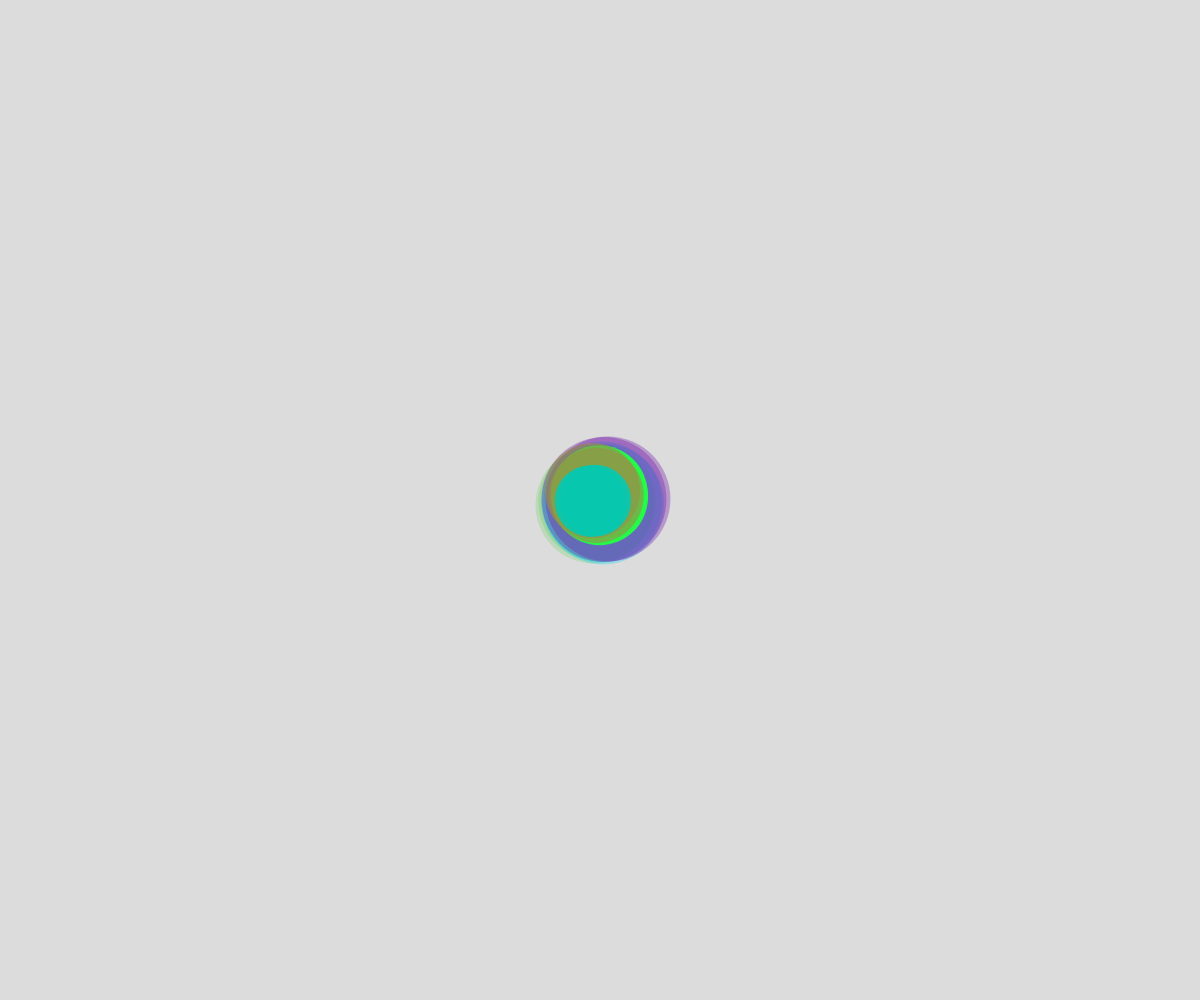
Frame 1 (no input)
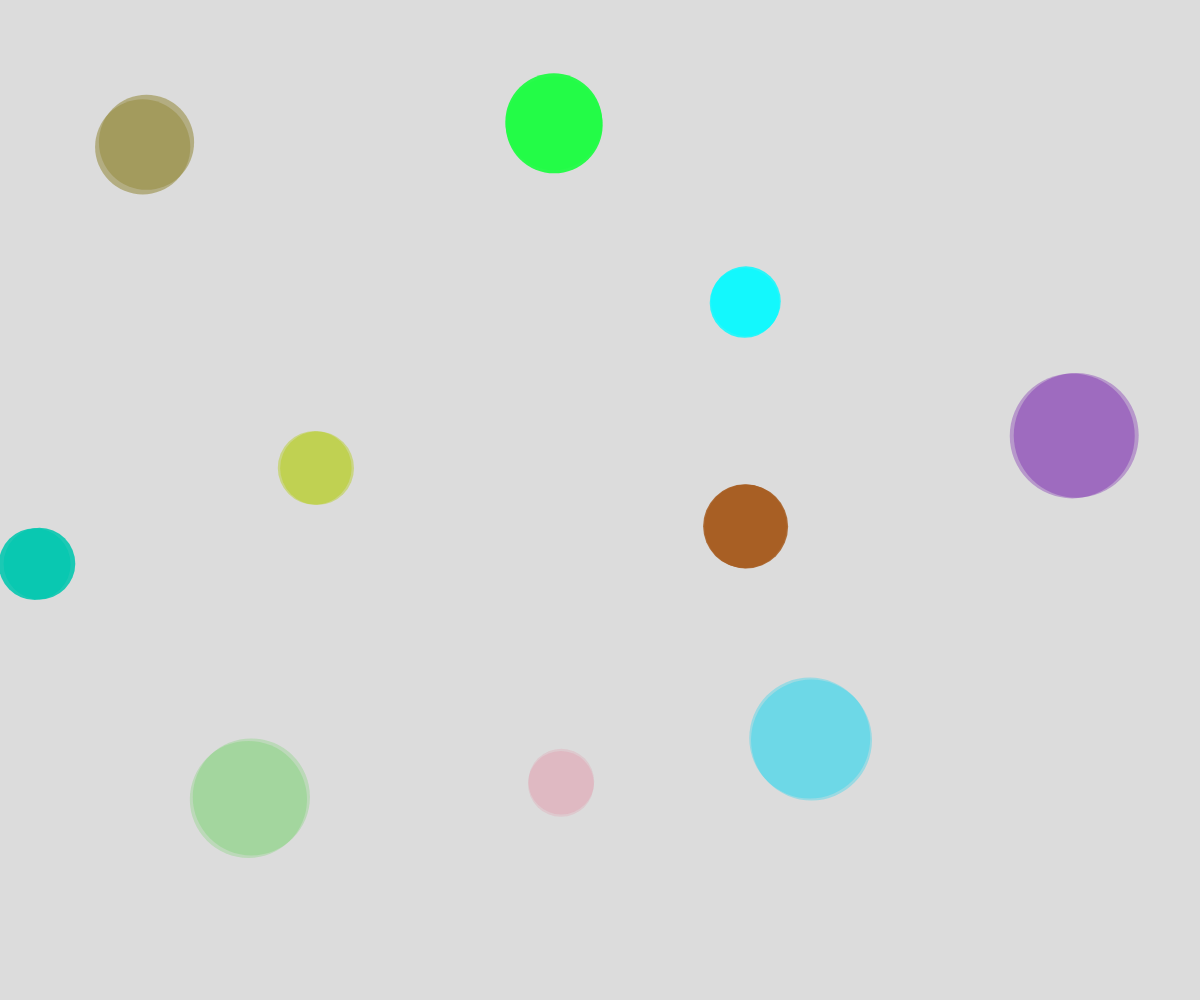
Frame 60 (no input)
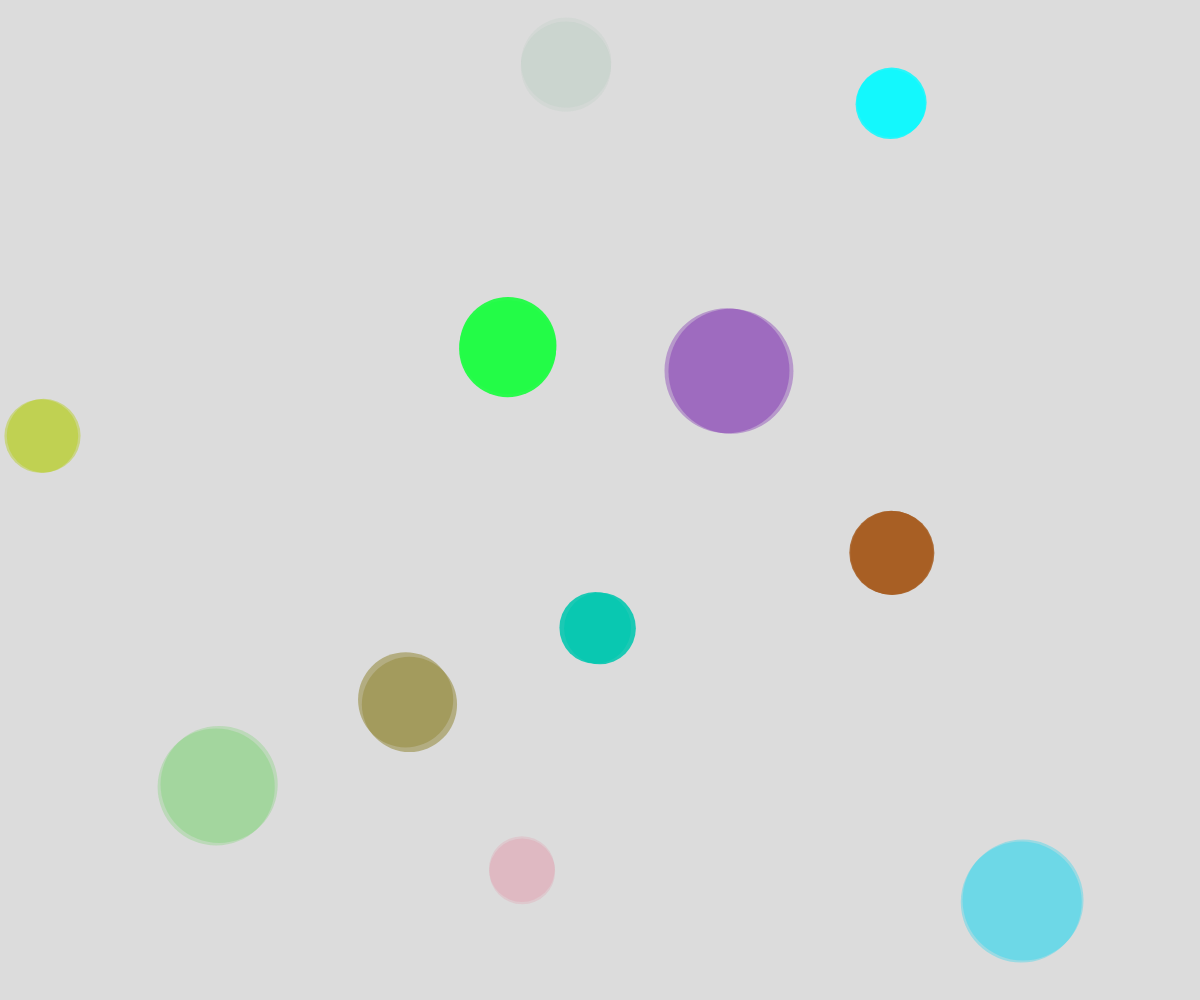
Frame 120 (the mouse pressed at the canvas centre since frame 60)

The p5.js sketch that drew these frames (run headless with seeded random() and noise() and a simulated clock; from frame 60 on, the mouse is pressed at the canvas centre):

// p5.js sketch
// ── sketch.js
// Bouncing Balls
// Oct 3, 2024

let ballArray = [];



function setup() {
  createCanvas(windowWidth, windowHeight);
  for(let i = 0; i < 10; i++) {
    SpawnBall(width/2, height/2);
  }
}

function draw() {
  background(220);
  for (let someBall of ballArray) {
    someBall.x += someBall.dx;
    someBall.y += someBall.dy;

    //bounce if needed
    if(someBall.x > width - someBall.radius || someBall.x < 0 + someBall.radius) {
      someBall.dx *= -1;
    }
    if(someBall.y > height - someBall.radius || someBall.y < 0 + someBall.radius) {
      someBall.dy *= -1;
    }

    //display the ball
    noStroke();
    fill(someBall.red, someBall.green, someBall.blue, someBall.alpha);
    circle(someBall.x,someBall.y,someBall.radius*2);
  
    //move ball
    someBall.x += someBall.dx;
    someBall.y += someBall.dy;

    //bounce if needed
    if(someBall.x > width - someBall.radius || someBall.x < 0 + someBall.radius) {
      someBall.dx *= -1;
    }
    if(someBall.y > height - someBall.radius || someBall.y < 0 + someBall.radius) {
      someBall.dy *= -1;
    }

    //display the ball
    noStroke();
    fill(someBall.red, someBall.green, someBall.blue, someBall.alpha);
    circle(someBall.x,someBall.y,someBall.radius*2);
  }
}

function mousePressed() {
  SpawnBall(mouseX, mouseY);
}

function SpawnBall(theX, theY) {
  let theBall = {
    x: theX,
    y: theY,
    radius: random(30, 70),
    dx: random(-5, 5),
    dy: random (-5, 5),
    red: random(0,255),
    green:  random(0,255),
    blue: random(0,255),
    alpha:  random(0,255),
  };
  ballArray.push(theBall);

}
